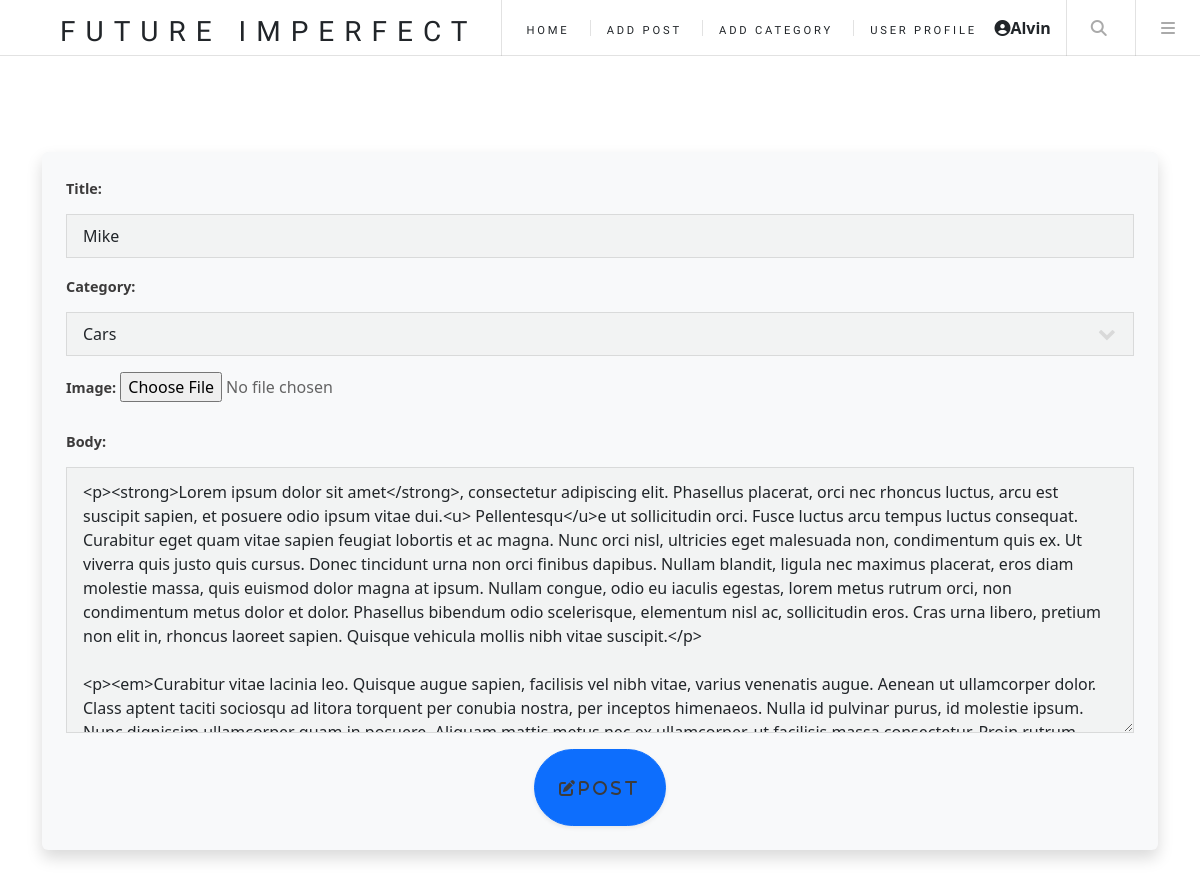
Page /update_post/34/ (signed in) on the earlier database version.
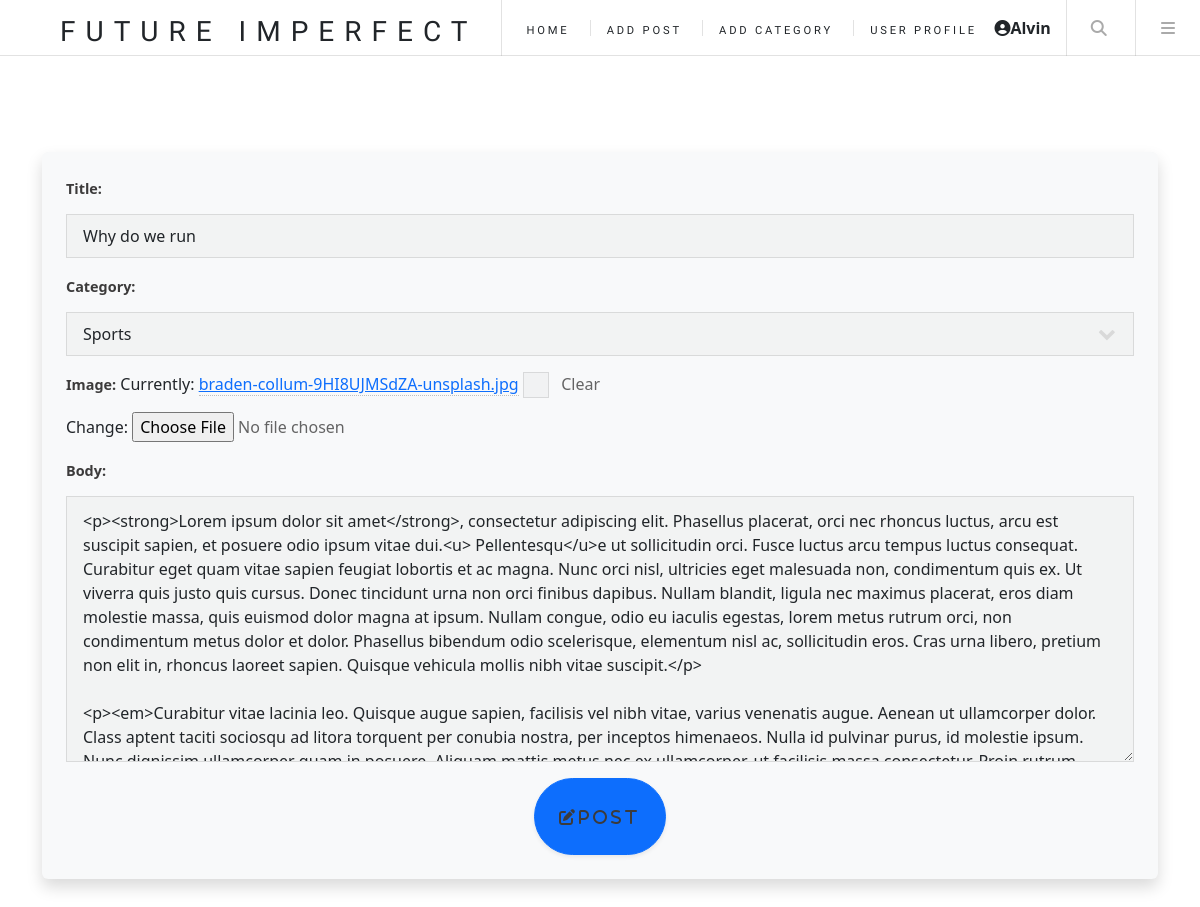
Same page on the later database version.
### blog/models.py (models this page shows, shortened)
class Post(models.Model):
    title = models.CharField(max_length=200,null=True,blank=True)
    author = models.ForeignKey(User,on_delete=models.CASCADE,null=True,blank=True)
    image = models.ImageField(null=True,blank=True)
    category = models.ForeignKey(Category,on_delete=models.SET_NULL,null=True,blank=True)
    body = RichTextField(null=True,blank=True)
    date = models.DateTimeField(auto_now_add=True)
    likes = models.ManyToManyField(User,related_name='post_likes')

### blog/views.py (the view)
class UpdatePost(UpdateView):
    model = Post
    form_class = UpdateForm
    template_name = 'update_post.html'

### blog/forms.py
class UpdateForm(ModelForm):
    class Meta:
        model = Post
        fields = ['title','category','image','body']

### blog/models.py (called while the page is built)
    def __str__(self):
        return self.name

### templates/update_post.html (shortened to what this page needs)
{% extends 'index.html' %}
{% load static %}
{% block content %}
{% if user.is_authenticated %}
    {% if user.id == post.author.id %}
        <div class="container">
            <div class="form-group">
                <form method="POST" class="p-4 shadow rounded bg-light" enctype="multipart/form-data">
                {{ form.as_p }}
                <div class="text-center">
                    <button class="btn btn-primary px-4 py-2 rounded-pill shadow-sm "><i class="fas fa-edit">Post</i></button>
                </div>
            </form>
            </div>
        </div>
    {% else%}
    <h1>You are not allowed </h1>
    {% endif %}
{% else%}
<h1>Log in to view page </h1>
{% endif %}
{% endblock %}

### templates/index.html (shortened to what this page needs)
{% load static %}
<!DOCTYPE HTML>
<html>
	<head>
		<link rel="stylesheet" href="{% static 'css/main.css' %}" />
		<link href="https://cdn.jsdelivr.net/npm/bootstrap@5.3.3/dist/css/bootstrap.min.css" rel="stylesheet">
		<link rel="stylesheet" href="https://cdnjs.cloudflare.com/ajax/libs/font-awesome/6.7.2/css/all.min.css" />
	</head>
	<body class="is-preload">
		{% include 'navber.html' %}
		{% block content %}
		{% endblock %}
	</body>
</html>

### templates/navber.html (shortened to what this page needs)
{% load static %}
<div id="wrapper">
    <header id="header">
        <h1><a href="{% url 'home' %}">Future Imperfect</a></h1>
        <nav class="links">
            <ul>
                <li><a href="{% url 'home' %}">Home</a></li>
                {% if user.is_authenticated %}
                <li><a href="{% url 'add_post' %}">Add Post</a></li>
                <li><a href="{% url 'add_category' %}">Add Category</a></li>
                <li><a href="{% url 'user_profile' %}">User Profile</a></li>
                {% endif %}
            </ul>
        </nav>
        <div class="user-info" style="float: right; margin-right: 15px; font-weight: bold;">
            <i class="fas fa-user-circle"></i>{{ request.user }}
        </div>
        <nav class="main">
            <ul>
                <li class="search">
                    <a class="fa-search" href="#search">Search</a>
                </li>
                <li class="menu">
                    <a class="fa-bars" href="#menu">Menu</a>
                </li>
            </ul>
        </nav>
    </header>
</div>

Differences in the rows shown:
changed Post: title "Mike" → "Why do we run"; category "Cars" → "Sports"
Other differences:
text no longer shown: "Title: Category: Image: Body:"
text now shown: "Title: Category: Image: Currently: braden-collum-9HI8UJMSdZA-unsplash.jpg Clear Change: Body:"
